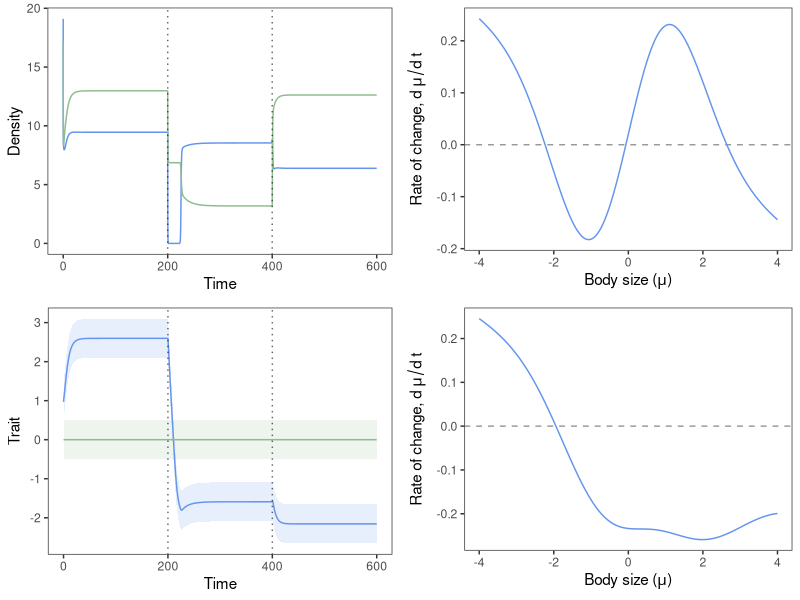
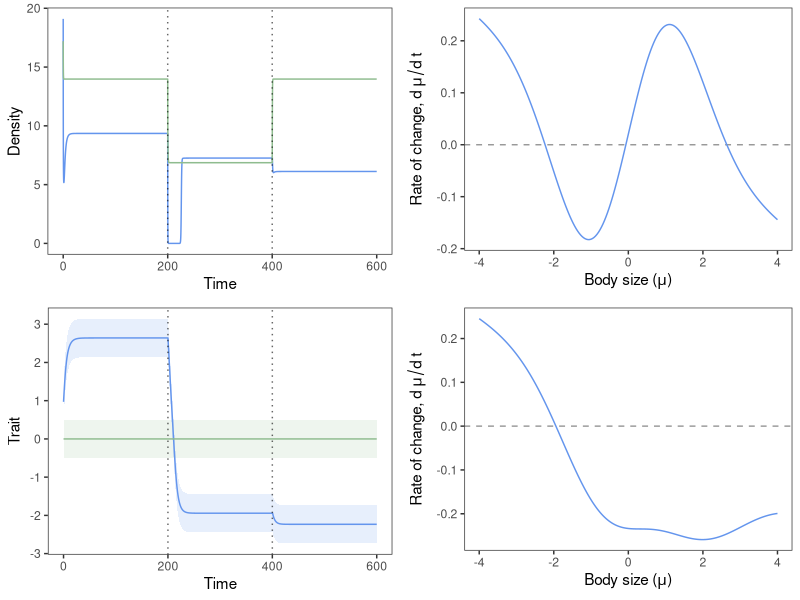

R code for these plots, in order:
library(tidyverse)



# Sigmoid function from 0 at -inf to 1 at +inf, with inflection point = 1/2 at 0
Q <- function(z) pnorm(sqrt(2) * z)


# Compute effective intrinsic growth rates from the mean traits m and the parameter list
eff_intr_growth <- function(m, pars) {
  v <- pars$sigma^2 # Trait variances
  # Components of effective intrinsic growth:
  growth <- pars$rho * (pars$theta^2 - (pars$zstar - m)^2 - v) / pars$theta^2
  fishing <- pars$eta * Q((m - pars$phi) / sqrt(2*v + pars$tau^2))
  hypoxia <- pars$kappa * Q((m - pars$zeta) / sqrt(2*v + pars$nu^2))
  growth - fishing - hypoxia
}


# Compute rate of trait change from growth, from the mean traits m and the parameter list
eff_evo_growth <- function(m, pars) {
  v <- pars$sigma^2 # Trait variances
  # Components of trait effects of (effective) intrinsic growth:
  growth_evo <- 2 * pars$rho * v * (pars$zstar - m) / pars$theta^2
  fishing_evo <- pars$eta * v * exp(-(m-pars$phi)^2/(2*v + pars$tau^2)) /
    sqrt(pi*(2*v + pars$tau^2))
  hypoxia_evo <- pars$kappa * v * exp(-(m-pars$zeta)^2/(2*v + pars$nu^2)) /
    sqrt(pi*(2*v + pars$nu^2))
  growth_evo - fishing_evo - hypoxia_evo
}


# Competition & trait change matrices, from mean traits m and the parameter list
competition <- function(m, pars) {
  dm <- outer(m, m, FUN = `-`) # Difference matrix of trait means
  v <- pars$sigma^2 # Trait variances
  sv <- outer(v, v, FUN = `+`) # Sum matrix of trait variances
  alpha_otherDim <- pars$alpha0 * # Competition from overlap in other traits
    matrix(c(1, pars$alphaI, pars$alphaI, 1), 2, 2)
  alpha <- alpha_otherDim * exp(-dm^2/(2*(sv+pars$w^2))) / sqrt(2*pi*(sv+pars$w^2))
  # Competitive effect of cod on flounder is zeroed out for simpler model:
  if (pars$feedback == "no feedback") alpha[2,1] <- 0
  beta <- alpha*v*(-dm) / (sv+pars$w^2)
  list(alpha = alpha, beta = beta)
}


flounder_eqb_density_no_feedback <- function(pars) {
  v <- pars$sigma^2 # Trait variances
  mF <- 0 # Flounder trait mean
  b <- eff_intr_growth(mF, pars)[2] # Intrinsic growth of flounder only
  aFF <- competition(c(mF, mF), pars)$alpha[2,2] # Self-competition of flounder
  b / aFF # Return equilibrium density
}


# Right-hand side of dynamical equations
eqs <- function(time, state, pars) {
  n <- state[1:2] # Species densities
  m <- state[3:4] # Species trait means
  b <- eff_intr_growth(m, pars) # Effective intrinsic growth
  g <- eff_evo_growth(m, pars) # Trait effects of (effective) intrinsic growth
  coeff <- competition(m, pars) # Ingredients for effects of competition
  # Dynamical equations:
  dndt <- n * (b - drop(coeff$alpha %*% n)) # Equations for abundances
  dmdt <- pars$h2 * drop(g - coeff$beta %*% n) # Equations for trait means
  list(c(dndt, dmdt)) # Return eqs by first flattening them back into a single vector
}


# Put results in a tidy table
organize_results <- function(sol, pars) {
  as_tibble(as.data.frame(sol)) |>
    rename_with(~paste0("n_", 1:2), 2:3) |> # Rename density columns: n_1, ..., n_S
    rename_with(~paste0("m_", 1:2), 4:5) |> # Trait mean columns:     m_1, ..., m_S
    pivot_longer(cols = !time, names_to = "variable", values_to = "v") |>
    separate(col = variable, into = c("type", "species"), sep = "_", convert = TRUE) |>
    pivot_wider(names_from = "type", values_from = "v") |> # Separate cols for n and m
    mutate(sigma = pars$sigma[species],
           species = case_match(species, 1 ~ "cod", 2 ~ "flounder"))
}


integrate_scenario <- function(pars, ic, tseq, ...) {
  deSolve::ode(func = pars$model, y = ic, parms = pars, times = tseq, ...) |>
    organize_results(pars)
}


# Solve ODEs and put results in a tidy table
integrate_model <- function(pars, ic, tseq, ...) {
  pars0 <- pars # Define parameter list that is just like the one passed in via pars,
  pars0$eta <- 0 # but with fishing set to zero
  # Solve equations with zero fishing:
  sol0 <- integrate_scenario(pars0, ic, tseq, ...) |> mutate(regime = "before fishing")
  # Scrape new initial conditions, as the final state of the no-fishing solution:
  ninit_new <- sol0 |> filter(time == max(tseq)) |> pull(n)
  minit_new <- sol0 |> filter(time == max(tseq)) |> pull(m)
  ic_new <- c(ninit_new, minit_new)
  # Now solve from those initial conditions with fishing turned on:
  sol1 <- integrate_scenario(pars, ic_new, tseq) |> mutate(regime = "with fishing") |>
    mutate(time = time + max(tseq)) # Times are after no-fishing has ended
  # Scrape new initial conditions, as the after-state of the fishing solution:
  ninit_after <- sol1 |> filter(time == 2*max(tseq)) |> pull(n)
  minit_after <- sol1 |> filter(time == 2*max(tseq)) |> pull(m)
  ic_after <- c(ninit_after, minit_after)
  # Solve equations with zero fishing after fishing scenario:
  sol <- integrate_scenario(pars0, ic_after, tseq) |> mutate(regime = "after fishing") |>
    mutate(time = time + 2*max(tseq)) # Times are after no-fishing has ended
  sol0 |>
    filter(time < max(time)) |> # Remove duplicated time point
    bind_rows(sol1, sol) # Join two tables
}


compute_phase_no_feedback <- function(pars) {
  nF <- flounder_eqb_density_no_feedback(pars) # Equilibrium flounder density
  pars_no_feedback <- pars # Copy parameter list ...
  pars_no_feedback$feedback <- "no feedback" # ... but make sure there's no feedback
  # Generate state vector with cod density at 0 (its value doesn't matter), flounder
  # density at nF, cod trait mean at the input m, and flounder trait mean at 0:
  state <- function(m) c(0, nF, m, 0)
  # Table of possible mean cod trait values:
  tibble(m = seq(-4, 4, l = 201)) |>
    # Compute rate of trait change at each of these possible mean trait values
    # ([[1]] undoes the list; [3] select the cod trait mean equation):
    mutate(dmdt = map_dbl(m, \(m) eqs(0, state(m), pars_no_feedback)[[1]][3]))
}


theme_cod <- function(...) {
  theme_bw(...) +
    theme(panel.grid = element_blank(),
          strip.background = element_rect(fill = "white"),
          legend.position = "none")
}


plot_density <- function(sol) {
  sol |>
    ggplot(aes(x = time, y = n, colour = species)) +
    geom_line() +
    labs(x = "Time") +
    scale_y_continuous(name = "Density", limits = c(0, NA)) +
    scale_colour_manual(values = c("cornflowerblue", "darkseagreen")) +
    geom_vline(xintercept = c(max(sol$time) / 3, 2* max(sol$time) / 3),
               alpha = 0.6, linetype = "dotted") +
    theme_cod()
}


plot_trait <- function(sol) {
  sol |>
    ggplot(aes(x = time)) +
    geom_ribbon(aes(ymin = m - sigma, ymax = m + sigma, fill = species), alpha = 0.15) +
    geom_line(aes(y = m, colour = species)) +
    geom_vline(xintercept = c(max(sol$time) / 3, 2* max(sol$time) / 3),
               alpha = 0.6, linetype = "dotted") +
    labs(x = "Time", y = "Trait") +
    scale_colour_manual(values = c("cornflowerblue", "darkseagreen")) +
    scale_fill_manual(values = c("cornflowerblue", "darkseagreen")) +
    theme_cod()
}


plot_phase_no_feedback <- function(pars) {
  compute_phase_no_feedback(pars) |>
    ggplot(aes(x = m, y = dmdt)) +
    geom_hline(yintercept = 0, alpha = 0.4, linetype = "dashed") +
    geom_line(colour = "cornflowerblue") +
    labs(x = expression(paste("Body size (", mu, ")")),
         y = expression(paste("Rate of change, ", d~mu/d~t))) +
    theme_cod()
}


plot_all <- function(sol, pars) {
  pars0 <- pars
  pars0$eta <- 0
  cowplot::plot_grid(
    plot_density(sol),
    plot_phase_no_feedback(pars0),
    plot_trait(sol),
    plot_phase_no_feedback(pars),
    ncol = 2
  )
}


generate_params <- function(w = 1, alpha0 = 1, alphaI = 1, theta = 5, rho = 5,
                            zstar = 1, eta = 0, phi = 1.1, tau = 2, zeta = 1, nu = 1.5,
                            kappa = 1, sigma = c(0.5, 0.5), h2 = c(0.5, 0),
                            feedback = "with feedback", model = eqs) {
  list(
    w      = w, # Competition width
    alpha0 = alpha0, # Baseline competition strength
    alphaI = alphaI, # Reduction of competition due to imperfect overlap
    sigma  = sigma, # Species trait standard deviations
    theta  = theta, # Width of intrinsic growth function
    rho    = rho, # Maximum intrinsic growth rate
    h2     = h2, # Heritability; set 2nd entry to 0 to stop flounder evolution
    zstar  = zstar, # Ideal body size for intrinsic growth
    eta    = eta, # Fishing intensity
    phi    = phi, # Fishing body size threshold
    tau    = tau, # Fishing intensity transition speed
    zeta   = zeta, # Hypoxia body size threshold
    nu     = nu, # Hypoxia intensity transition speed
    kappa  = kappa, # Maximum effect of hypoxia
    feedback = feedback, # Set to "no feedback" for no cod-to-flounder interaction
    model  = model
  )
}


# Overwrites generate_param values for feedback, fishing effort (eta), and alphaI
tibble(feedback = c("with feedback", "no feedback"),
       fishing_effort = 10) |>
  mutate(pars = map2(feedback, fishing_effort,
                     \(f, e) generate_params(feedback = f, eta = e, alphaI = 1))) |>
  mutate(ninit = list(c(19.1, 17.2)), # Initial species densities
         minit = list(c(0.97, 0)), # Initial species trait means
         ic = map2(ninit, minit, c),
         tseq = list(seq(0, 200, by = 0.1))) |> # Sampling points in time
  mutate(sol = pmap(list(pars, ic, tseq), integrate_model)) |>
  select(feedback, fishing_effort, pars, sol) |>
  mutate(plt = map2(sol, pars, plot_all)) |>
  mutate(plt = walk(plt, print))
